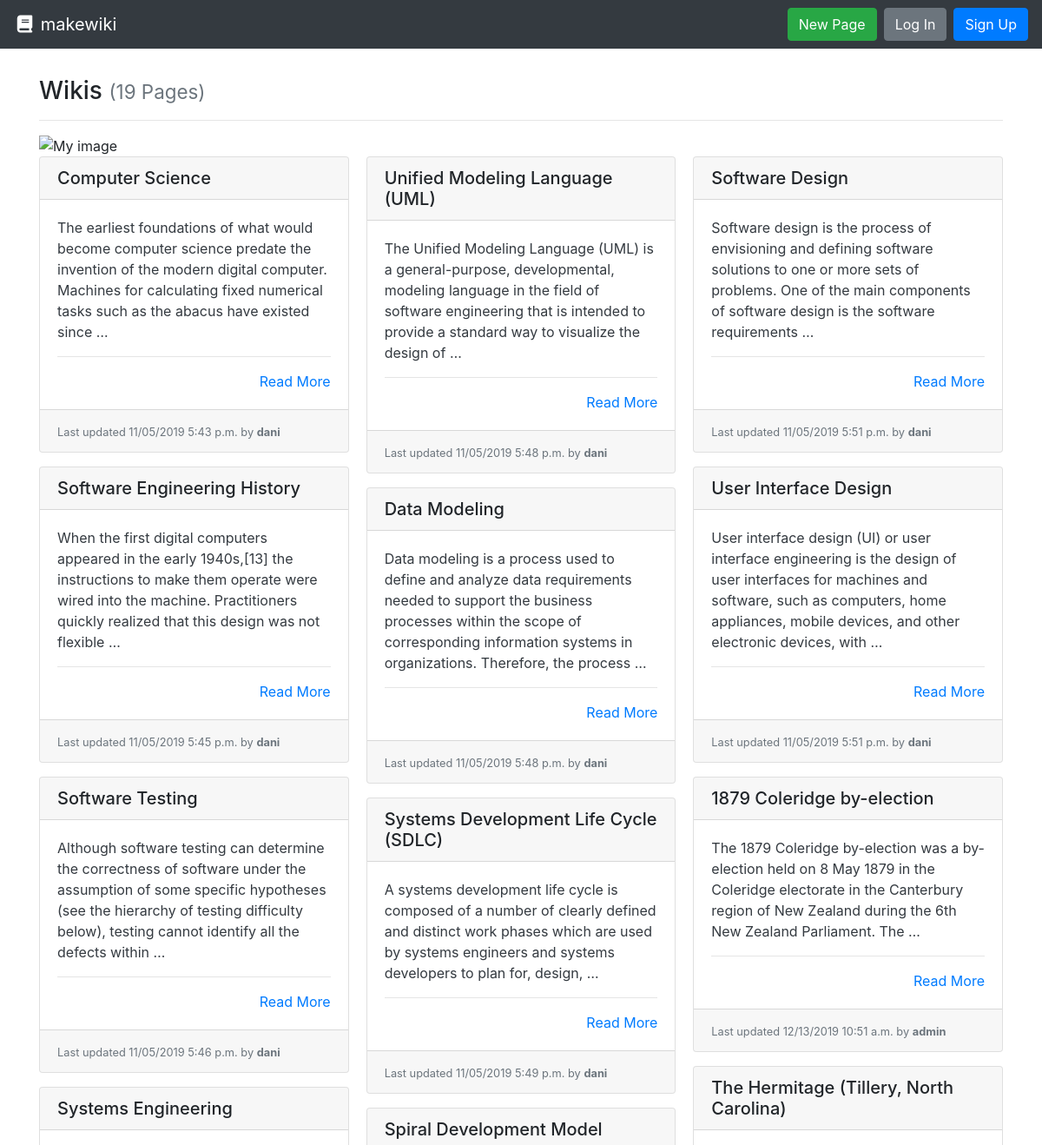
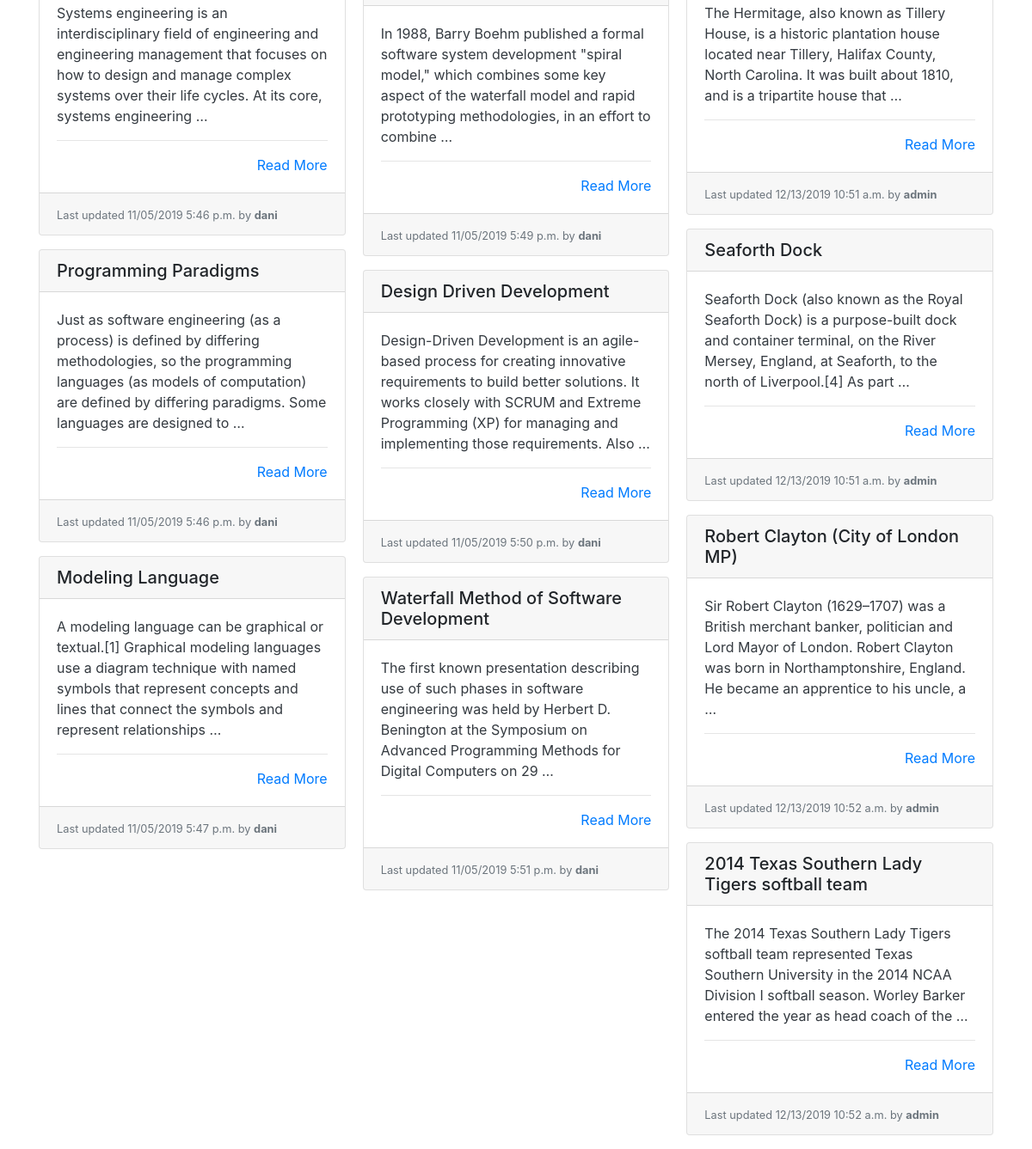
The page / on the database its author committed (2 pictures, top to bottom).
### wiki/models.py (models this page shows, shortened)
class Page(models.Model):
    title = models.CharField(max_length=settings.WIKI_PAGE_TITLE_MAX_LENGTH, unique=True,
                             help_text="Title of your page.")
    author = models.ForeignKey(User, on_delete=models.PROTECT,
                               help_text="The user that posted this article.")
    slug = models.CharField(max_length=settings.WIKI_PAGE_TITLE_MAX_LENGTH, blank=True, editable=False,
                            help_text="Unique URL path to access this page. Generated by the system.")
    content = models.TextField(
        help_text="Write the content of your page here.")
    created = models.DateTimeField(auto_now_add=True,
                                   help_text="The date and time this page was created. Automatically generated when the model saves.")
    modified = models.DateTimeField(auto_now=True,
                                    help_text="The date and time this page was updated. Automatically generated when the model updates.")

### wiki/views.py (the view)
# urls.py: path('', PageListView.as_view(), name='wiki-list-page'),
class PageListView(ListView):
    model = Page
    def get(self, request):
        pages = self.get_queryset().all()
        return render(request, 'list.html', {
          'pages': pages
        })

### wiki/templates/list.html
{% extends "base.html" %}
{% load static %}
{% block content %}
  <h3>Wikis {% if pages %}<small class="text-muted">({{ pages|length }} Page{{ pages|length|pluralize:"s" }})</small>{% endif %}</h3>
  <hr>
  <img src="{% static "download.jpeg" %}" alt="My image">
  {% if pages %}
    <div class="card-columns">
      {% for page in pages %}
        {% include "partials/card.html" %}
      {% endfor %}
    </div>
  {% else %}
    <div class="alert alert-primary" role="alert">No pages to display.</div>
  {% endif %}
{% endblock %}

### wiki/templates/partials/card.html
<div class="card mb-3">
  <h5 class="card-header ">{{ page.title }}</h5>
  <div class="card-body border-dark">
    <p class="card-text text-dark">
      {{ page.content|truncatewords_html:30 }}
      <hr>
      <div class="text-right"><a href="{% url 'wiki-details-page' page.slug %}" title="Read More">Read More</a></div>
  </div>
  <div class="card-footer">
    <small class="text-muted">Last updated {{ page.modified|date:"SHORT_DATETIME_FORMAT" }} by <b>{{ page.author.username }}</b></small>
  </div>
</div>

### rows shown on the page
Page: title "Computer Science", content "The earliest foundations of what would become computer science predate the invention of the modern digital computer. Machines for calculating fixed numerical tasks such as the abacus have existed since …", modified "11/05/2019 5:43 p.m.", author.username "dani"
Page: title "Software Engineering History", content "When the first digital computers appeared in the early 1940s,[13] the instructions to make them operate were wired into the machine. Practitioners quickly realized that this design was not flexible …", modified "11/05/2019 5:45 p.m.", author.username "dani"
Page: title "Software Testing", content "Although software testing can determine the correctness of software under the assumption of some specific hypotheses (see the hierarchy of testing difficulty below), testing cannot identify all the defects within …", modified "11/05/2019 5:46 p.m.", author.username "dani"
Page: title "Systems Engineering", content "Systems engineering is an interdisciplinary field of engineering and engineering management that focuses on how to design and manage complex systems over their life cycles. At its core, systems engineering …", modified "11/05/2019 5:46 p.m.", author.username "dani"
Page: title "Programming Paradigms", content "Just as software engineering (as a process) is defined by differing methodologies, so the programming languages (as models of computation) are defined by differing paradigms. Some languages are designed to …", modified "11/05/2019 5:46 p.m.", author.username "dani"
Page: title "Modeling Language", content "A modeling language can be graphical or textual.[1] Graphical modeling languages use a diagram technique with named symbols that represent concepts and lines that connect the symbols and represent relationships …", modified "11/05/2019 5:47 p.m.", author.username "dani"
Page: title "Unified Modeling Language (UML)", content "The Unified Modeling Language (UML) is a general-purpose, developmental, modeling language in the field of software engineering that is intended to provide a standard way to visualize the design of …", modified "11/05/2019 5:48 p.m.", author.username "dani"
Page: title "Data Modeling", content "Data modeling is a process used to define and analyze data requirements needed to support the business processes within the scope of corresponding information systems in organizations. Therefore, the process …", modified "11/05/2019 5:48 p.m.", author.username "dani"
Page: title "Systems Development Life Cycle (SDLC)", content "A systems development life cycle is composed of a number of clearly defined and distinct work phases which are used by systems engineers and systems developers to plan for, design, …", modified "11/05/2019 5:49 p.m.", author.username "dani"
Page: title "Spiral Development Model", content "In 1988, Barry Boehm published a formal software system development \"spiral model,\" which combines some key aspect of the waterfall model and rapid prototyping methodologies, in an effort to combine …", modified "11/05/2019 5:49 p.m.", author.username "dani"
Page: title "Design Driven Development", content "Design-Driven Development is an agile-based process for creating innovative requirements to build better solutions. It works closely with SCRUM and Extreme Programming (XP) for managing and implementing those requirements. Also …", modified "11/05/2019 5:50 p.m.", author.username "dani"
Page: title "Waterfall Method of Software Development", content "The first known presentation describing use of such phases in software engineering was held by Herbert D. Benington at the Symposium on Advanced Programming Methods for Digital Computers on 29 …", modified "11/05/2019 5:51 p.m.", author.username "dani"
Page: title "Software Design", content "Software design is the process of envisioning and defining software solutions to one or more sets of problems. One of the main components of software design is the software requirements …", modified "11/05/2019 5:51 p.m.", author.username "dani"
Page: title "User Interface Design", content "User interface design (UI) or user interface engineering is the design of user interfaces for machines and software, such as computers, home appliances, mobile devices, and other electronic devices, with …", modified "11/05/2019 5:51 p.m.", author.username "dani"
Page: title "1879 Coleridge by-election", content "The 1879 Coleridge by-election was a by-election held on 8 May 1879 in the Coleridge electorate in the Canterbury region of New Zealand during the 6th New Zealand Parliament. The …", modified "12/13/2019 10:51 a.m.", author.username "admin"
Page: title "The Hermitage (Tillery, North Carolina)", content "The Hermitage, also known as Tillery House, is a historic plantation house located near Tillery, Halifax County, North Carolina. It was built about 1810, and is a tripartite house that …", modified "12/13/2019 10:51 a.m.", author.username "admin"
Page: title "Seaforth Dock", content "Seaforth Dock (also known as the Royal Seaforth Dock) is a purpose-built dock and container terminal, on the River Mersey, England, at Seaforth, to the north of Liverpool.[4] As part …", modified "12/13/2019 10:51 a.m.", author.username "admin"
Page: title "Robert Clayton (City of London MP)", content "Sir Robert Clayton (1629–1707) was a British merchant banker, politician and Lord Mayor of London. Robert Clayton was born in Northamptonshire, England. He became an apprentice to his uncle, a …", modified "12/13/2019 10:52 a.m.", author.username "admin"
Page: title "2014 Texas Southern Lady Tigers softball team", content "The 2014 Texas Southern Lady Tigers softball team represented Texas Southern University in the 2014 NCAA Division I softball season. Worley Barker entered the year as head coach of the …", modified "12/13/2019 10:52 a.m.", author.username "admin"

### other values the page prints
{{ pages|length }} "19"
